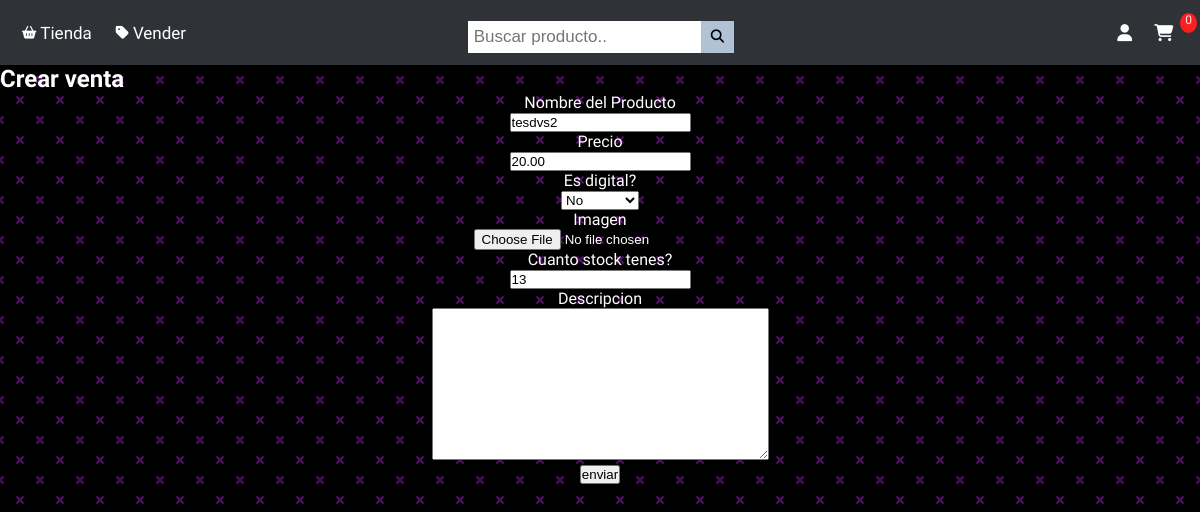
Page /ActuProducto/17 (signed in) on the earlier database version.
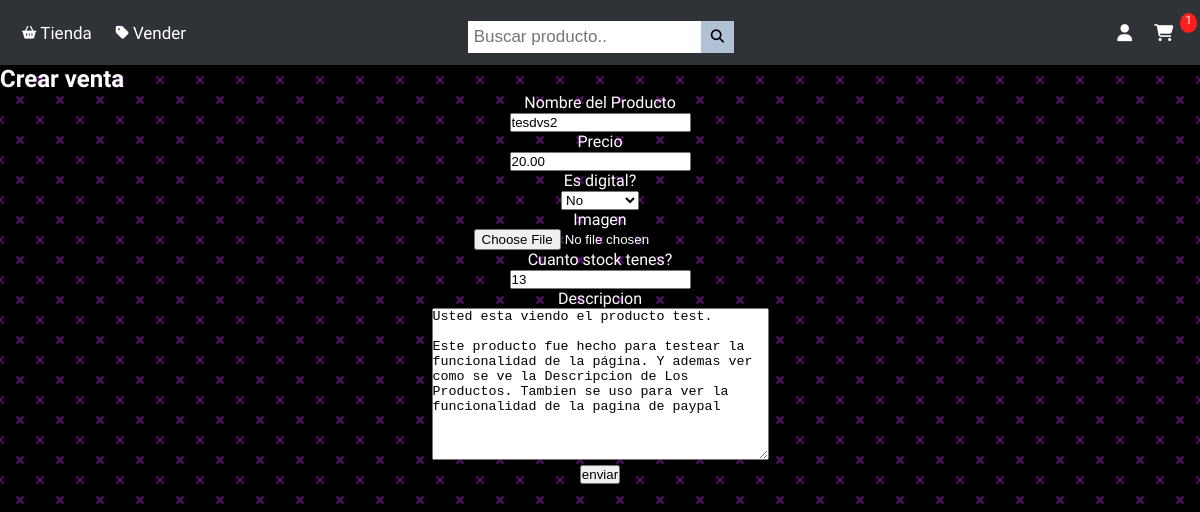
Same page on the later database version.
### usuarios/models.py (models this page shows, shortened)
class Producto(models.Model):
    name = models.CharField(max_length=100, null=True)
    precio = models.DecimalField(max_digits=9, decimal_places=2)
    digital = models.BooleanField(default=False, null=True)
    vendido_por = models.ForeignKey(Usuario, on_delete=CASCADE, null=True)
    imagen = models.ImageField(null=True, blank=True)
    stock = models.IntegerField(default=1)
    descripcion = models.TextField(null=True, blank=True)

### usuarios/views.py (the view)
# urls.py: path('ActuProducto/<int:id>', views.ActuProducto, name="ActuProducto"),
@login_required(login_url='login')
def ActuProducto(request, id=None):
    cliente = request.user.usuario
    producto = Producto.objects.get(id = id)
    orden, creada = Orden.objects.get_or_create(cliente=cliente, completado=False)
    cartItems = orden.Items_Carrito
    form = ProductoForm(instance=producto)
    if request.method == 'POST':
        form = ProductoForm(request.POST, instance=producto)
        if form.is_valid():
            form.save()
            return redirect('clientes')
    context ={'form': form, 'productos':productos, 'cartItems': cartItems}
    return render(request, 'usuarios/productosEdit.html', context)

### usuarios/forms.py
class ProductoForm(ModelForm):
    class Meta:
        model = Producto
        fields = ('name', 'precio', 'digital', 'imagen', 'stock', 'descripcion')
        widgets = {
            'name': TextInput(attrs={
                'class' : 'form-control',
                'max_length' : '100',
            }),
            'precio' : NumberInput(attrs={
                'class' : 'form-control',
                'max_length' : '100',
            })
        }
        labels={
            'name' : 'Nombre del Producto',
            'digital' : 'Es digital?',
            'stock' : 'Cuanto stock tenes?'
        }

### usuarios/models.py (called while the page is built)
    @property
    def Items_Carrito(self):
        if self.completado != True:
            ordenitems = self.ordenitem_set.all()
            total = sum([item.Cantidad for item in ordenitems])
            return total
        else:
            return False

### usuarios/templates/usuarios/productosEdit.html (shortened to what this page needs)
{% extends 'usuarios/base.html'%}
{% load static %}
{% block content %}
<form method="post" enctype="multipart/form-data">
    <H2>Crear venta</H2>
    <ul>
    {% for vender in form %}
    <div class="form-group">
        <li><label>{{vender.label}}</label></li>
        <li>{{vender}}</li>
    </div>
    {% endfor %}
    <input type="submit" value="enviar">
    </ul>
</form>
{% endblock %}

Differences in the rows shown:
changed Producto "tesdvs2": descripcion (not shown) → "Usted esta viendo el producto test. Este producto fue hecho para testear la funcionalidad de la página. Y ademas ver como se ve la Descripcion de Los Productos. Tambien se uso para ver la funcionalidad de la pagina de paypal"
Other differences:
{{ cartItems }}: "0" → "1"
